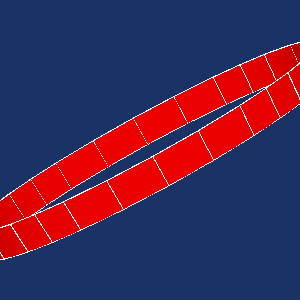

Source code (Python):
#!/usr/bin/env python

# Visualize the OBB tree spatial decomposition of a transformed cylinder
# using vtkOBBTree and vtkSpatialRepresentationFilter.

# Factory overrides
import vtkmodules.vtkInteractionStyle  # noqa: F401
import vtkmodules.vtkRenderingOpenGL2  # noqa: F401

from vtkmodules.vtkCommonTransforms import vtkTransform
from vtkmodules.vtkFiltersCore import vtkExtractEdges
from vtkmodules.vtkFiltersGeneral import (
    vtkOBBTree,
    vtkSpatialRepresentationFilter,
    vtkTransformPolyDataFilter,
)
from vtkmodules.vtkFiltersSources import vtkCylinderSource
from vtkmodules.vtkRenderingCore import (
    vtkActor,
    vtkPolyDataMapper,
    vtkRenderWindow,
    vtkRenderWindowInteractor,
    vtkRenderer,
)

# Create a cylinder and transform it
cylinder = vtkCylinderSource()
cylinder.SetHeight(1)
cylinder.SetRadius(4)
cylinder.SetResolution(100)
cylinder.CappingOff()

xform = vtkTransform()
xform.RotateX(20)
xform.RotateY(10)
xform.RotateZ(27)
xform.Scale(1, 0.7, 0.3)

trans_pd = vtkTransformPolyDataFilter()
trans_pd.SetInputConnection(cylinder.GetOutputPort())
trans_pd.SetTransform(xform)

data_mapper = vtkPolyDataMapper()
data_mapper.SetInputConnection(trans_pd.GetOutputPort())

model_actor = vtkActor()
model_actor.SetMapper(data_mapper)
model_actor.GetProperty().SetColor(1, 0, 0)

# Build OBB tree
obb = vtkOBBTree()
obb.SetMaxLevel(10)
obb.SetNumberOfCellsPerNode(5)
obb.AutomaticOff()

boxes = vtkSpatialRepresentationFilter()
boxes.SetInputConnection(trans_pd.GetOutputPort())
boxes.SetSpatialRepresentation(obb)
boxes.SetGenerateLeaves(1)
boxes.Update()

output = boxes.GetOutput().GetBlock(boxes.GetMaximumLevel() + 1)

box_edges = vtkExtractEdges()
box_edges.SetInputData(output)

box_mapper = vtkPolyDataMapper()
box_mapper.SetInputConnection(box_edges.GetOutputPort())
box_mapper.SetResolveCoincidentTopology(1)

box_actor = vtkActor()
box_actor.SetMapper(box_mapper)
box_actor.GetProperty().SetAmbient(1)
box_actor.GetProperty().SetDiffuse(0)
box_actor.GetProperty().SetRepresentationToWireframe()

# Renderer
renderer = vtkRenderer()
renderer.AddActor(model_actor)
renderer.AddActor(box_actor)
renderer.SetBackground(0.1, 0.2, 0.4)

# Window
render_window = vtkRenderWindow()
render_window.AddRenderer(renderer)
render_window.SetSize(300, 300)
render_window.SetWindowName("obb cylinder")

# Interactor
interactor = vtkRenderWindowInteractor()
interactor.SetRenderWindow(render_window)

# Scene
renderer.ResetCamera()
renderer.GetActiveCamera().Zoom(1.5)

interactor.Initialize()
interactor.Start()
